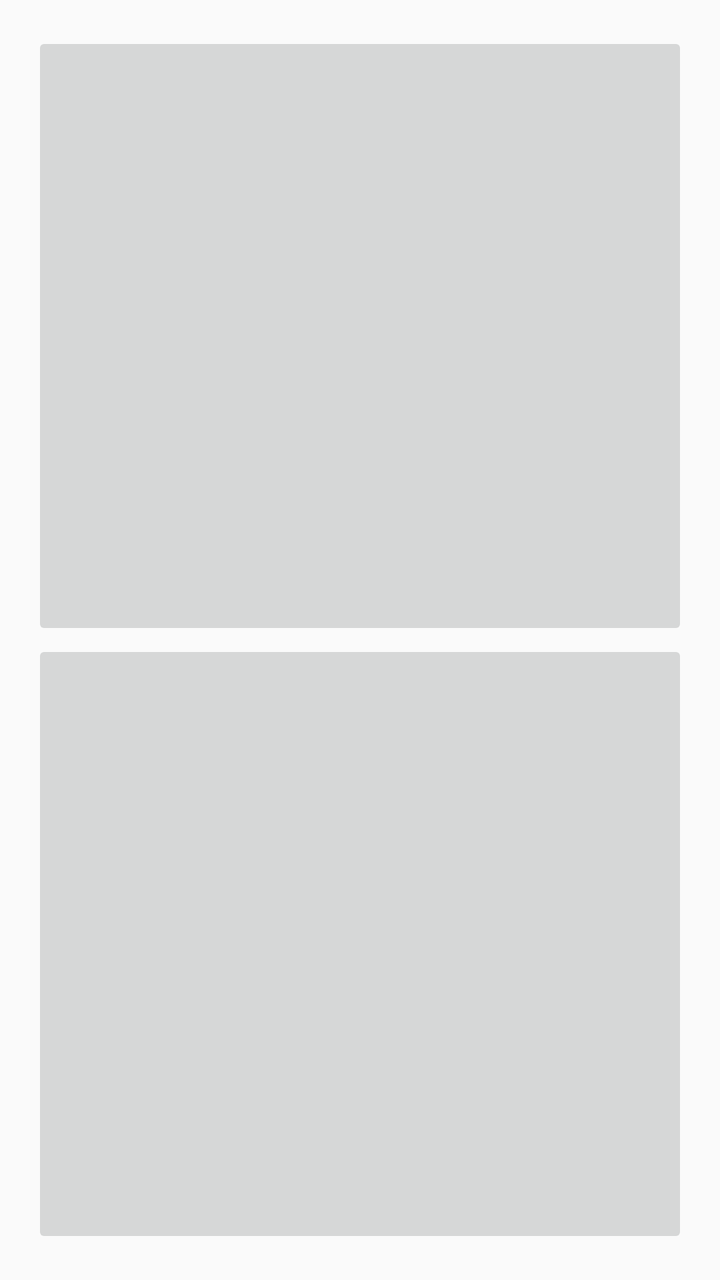
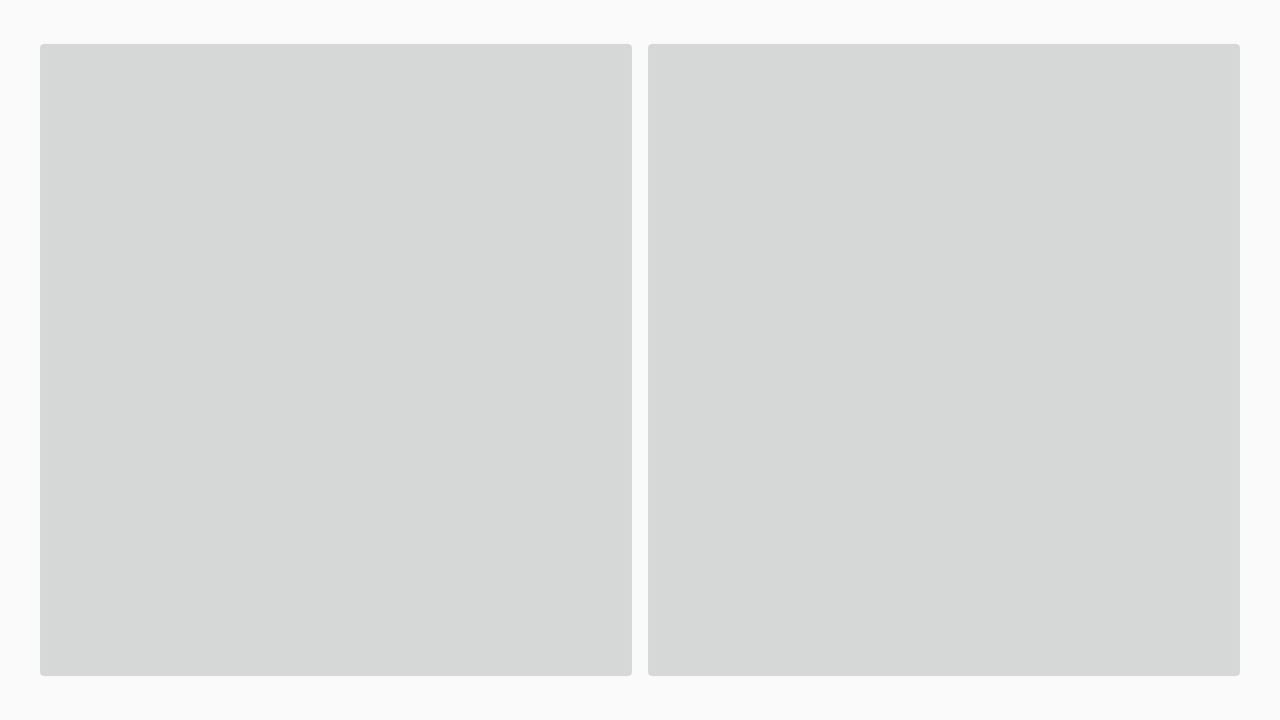

The same Android screen from two of the app's own layout files: first res/layout/ as a phone draws it, then the repository's variant for another configuration, drawn on a device whose configuration selects that folder. Both files follow.
<!-- AndroidManifest.xml: application theme AppTheme -->
<!-- res/layout/activity_main.xml -->
<?xml version="1.0" encoding="utf-8"?>
<LinearLayout xmlns:android="http://schemas.android.com/apk/res/android"
    xmlns:tools="http://schemas.android.com/tools"
    android:layout_width="match_parent"
    android:layout_height="match_parent"
    tools:context="br.com.geometricos.geometricos.MainActivity"
    android:scrollbars="vertical|horizontal"
    android:orientation="vertical"
    android:layout_margin="@dimen/activity_horizontal_margin"
    >

        <ImageButton
            android:layout_width="match_parent"
            android:layout_height="0dp"
            android:layout_weight="1"
            android:id="@+id/button1"
            android:src="@drawable/play"
            android:scaleType="fitCenter"
            android:padding="10dp"/>

        <ImageButton
            android:layout_width="match_parent"
            android:layout_height="0dp"
            android:layout_weight="1"
            android:id="@+id/button2"
            android:src="@drawable/configuracoes"
            android:scaleType="fitCenter"
            android:padding="50dp"
            />

</LinearLayout>
<!-- resources referenced by this layout -->
<resources>
  <dimen name="activity_horizontal_margin">16dp</dimen>
  <style name="AppTheme" parent="Theme.AppCompat.Light.DarkActionBar">
          
          <item name="colorPrimary">@color/colorPrimary</item>
          <item name="colorPrimaryDark">@color/colorPrimaryDark</item>
          <item name="colorAccent">@color/colorAccent</item>
      </style>
  <color name="colorPrimary">#ff0000</color>
  <color name="colorPrimaryDark">#000000</color>
  <color name="colorAccent">#FF4081</color>
</resources>
<!-- res/layout-land/activity_main.xml (the repository's variant of the layout above) -->
<!-- drawn on the phone turned sideways -->
<?xml version="1.0" encoding="utf-8"?>
<LinearLayout xmlns:android="http://schemas.android.com/apk/res/android"
    xmlns:tools="http://schemas.android.com/tools"
    android:layout_width="match_parent"
    android:layout_height="match_parent"
    tools:context="br.com.geometricos.geometricos.MainActivity"
    android:scrollbars="vertical|horizontal"
    android:orientation="horizontal"
    android:layout_margin="@dimen/activity_horizontal_margin"
    >

    <ImageButton
        android:layout_width="0dp"
        android:layout_height="match_parent"
        android:layout_weight="1"
        android:id="@+id/button1"
        android:src="@drawable/play"
        android:scaleType="fitCenter"
        android:padding="10dp"
        />

    <ImageButton
        android:layout_width="0dp"
        android:layout_height="match_parent"
        android:layout_weight="1"
        android:id="@+id/button2"
        android:src="@drawable/configuracoes"
        android:scaleType="fitCenter"
        android:padding="70dp"
        />


</LinearLayout>
